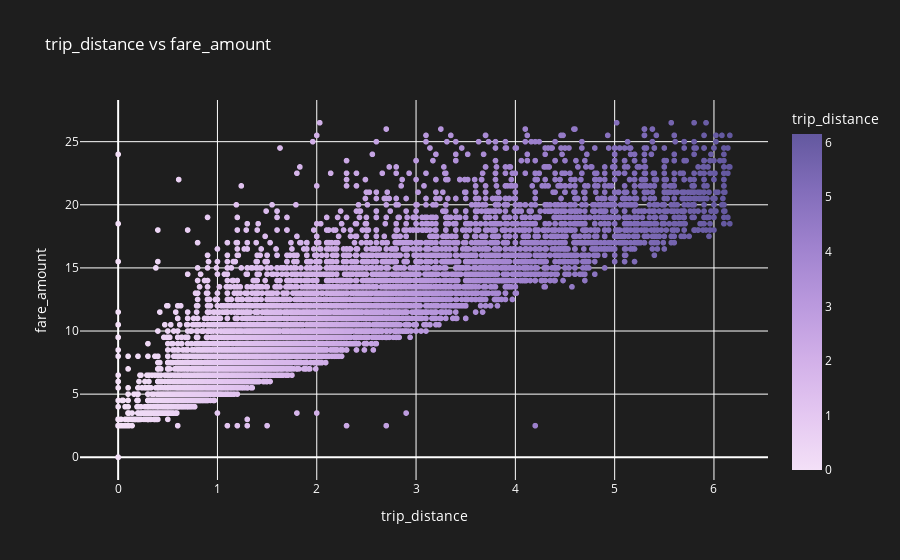

Notebook code cell kept with this figure:
### Markdown cell above
# FEATURES SELECTION

### Code cell
# VISUALIZE SIMPLE REGRESSION

explore_numerical_correlation(df_encoded, 'trip_distance', target)

### Figure 1 — Plotly figure (JSON) as saved in the notebook; plotly's stock layout.template omitted (floating-point values rounded to 4 significant figures; data arrays with more than 128 entries replaced by an {"elided": "..."} marker saying what was removed)
{"data": [{"hovertemplate": "trip_distance=%{marker.color}<br>fare_amount=%{y}<extra></extra>", "legendgroup": "", "marker": {"color": {"elided": "17854 float values"}, "coloraxis": "coloraxis", "symbol": "circle"}, "mode": "markers", "name": "", "showlegend": false, "type": "scattergl", "x": {"elided": "17854 float values"}, "xaxis": "x", "y": {"elided": "17854 float values"}, "yaxis": "y"}], "layout": {"coloraxis": {"colorbar": {"title": {"text": "trip_distance"}}, "colorscale": [[0, "rgb(243, 224, 247)"], [0.1667, "rgb(228, 199, 241)"], [0.3333, "rgb(209, 175, 232)"], [0.5, "rgb(185, 152, 221)"], [0.6667, "rgb(159, 130, 206)"], [0.8333, "rgb(130, 109, 186)"], [1, "rgb(99, 88, 159)"]]}, "font": {"color": "white"}, "legend": {"tracegroupgap": 0}, "paper_bgcolor": "rgb(30,30,30)", "plot_bgcolor": "rgb(30,30,30)", "title": {"text": "trip_distance vs fare_amount"}, "xaxis": {"anchor": "y", "domain": [0, 1], "title": {"text": "trip_distance"}}, "yaxis": {"anchor": "x", "domain": [0, 1], "title": {"text": "fare_amount"}}}}
